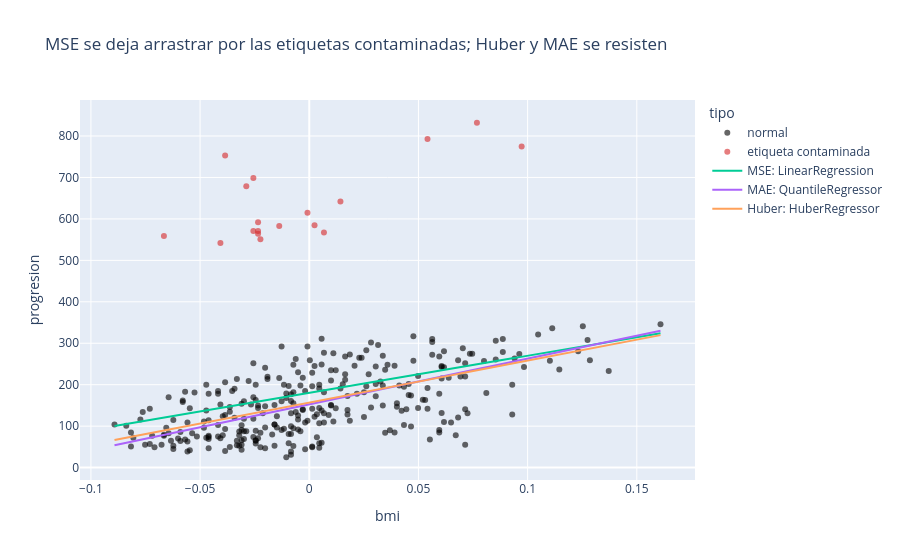

The code cell stored with this chart in its notebook:
### Markdown cell above
### Las rectas que aprende cada pérdida

La gráfica siguiente hace visible la diferencia. Los puntos rojos son las
etiquetas contaminadas que el modelo vio durante el entrenamiento. La recta de
MSE intenta acercarse a ellos porque sus errores al cuadrado pesan muchísimo.
La recta de Huber puede seguir más de cerca la nube de casos normales.

### Code cell
es_outlier = np.zeros(len(y_entrenamiento), dtype=bool)
es_outlier[indices_outlier] = True
puntos_entrenamiento = pl.DataFrame({
    "bmi": X_entrenamiento.ravel(),
    "progresion": y_entrenamiento_contaminado,
    "tipo": np.where(es_outlier, "etiqueta contaminada", "normal"),
})

bmi_linea = np.linspace(X_entrenamiento.min(), X_entrenamiento.max(), 200).reshape(-1, 1)
fig = px.scatter(
    puntos_entrenamiento, x="bmi", y="progresion", color="tipo",
    color_discrete_map={"normal": "black", "etiqueta contaminada": "#d62728"},
    opacity=0.6,
    title="MSE se deja arrastrar por las etiquetas contaminadas; Huber y MAE se resisten",
)
for nombre, modelo in modelos_diabetes.items():
    fig.add_trace(go.Scatter(x=bmi_linea.ravel(), y=modelo.predict(bmi_linea), mode="lines", name=nombre))
fig.show()

### Figure 1 — Plotly figure (JSON) as saved in the notebook; plotly's stock layout.template omitted (floating-point values rounded to 4 significant figures; data arrays with more than 128 entries replaced by an {"elided": "..."} marker saying what was removed)
{"data": [{"hovertemplate": "tipo=normal<br>bmi=%{x}<br>progresion=%{y}<extra></extra>", "legendgroup": "normal", "marker": {"color": "black", "opacity": 0.6, "symbol": "circle"}, "mode": "markers", "name": "normal", "orientation": "v", "showlegend": true, "type": "scatter", "x": {"elided": "291 float values"}, "xaxis": "x", "y": {"elided": "291 float values"}, "yaxis": "y"}, {"hovertemplate": "tipo=etiqueta contaminada<br>bmi=%{x}<br>progresion=%{y}<extra></extra>", "legendgroup": "etiqueta contaminada", "marker": {"color": "#d62728", "opacity": 0.6, "symbol": "circle"}, "mode": "markers", "name": "etiqueta contaminada", "orientation": "v", "showlegend": true, "type": "scatter", "x": [-0.03854, 0.002417, -0.06656, -0.02561, -0.02237, -0.01375, 0.07679, -0.02884, -0.0008169, -0.02561, 0.006728, 0.09726, 0.05415, -0.02345, 0.01427, -0.0407, -0.02345, -0.02345], "xaxis": "x", "y": [753.0, 585.0, 559.0, 699.0, 551.0, 583.0, 832.0, 679.0, 615.0, 571.0, 567.0, 775.0, 793.0, 592.0, 642.0, 542.0, 571.0, 564.0], "yaxis": "y"}, {"mode": "lines", "name": "MSE: LinearRegression", "type": "scatter", "x": {"elided": "200 float values"}, "y": {"elided": "200 float values"}}, {"mode": "lines", "name": "MAE: QuantileRegressor", "type": "scatter", "x": {"elided": "200 float values"}, "y": {"elided": "200 float values"}}, {"mode": "lines", "name": "Huber: HuberRegressor", "type": "scatter", "x": {"elided": "200 float values"}, "y": {"elided": "200 float values"}}], "layout": {"legend": {"title": {"text": "tipo"}, "tracegroupgap": 0}, "title": {"text": "MSE se deja arrastrar por las etiquetas contaminadas; Huber y MAE se resisten"}, "xaxis": {"anchor": "y", "domain": [0, 1], "title": {"text": "bmi"}}, "yaxis": {"anchor": "x", "domain": [0, 1], "title": {"text": "progresion"}}}}
